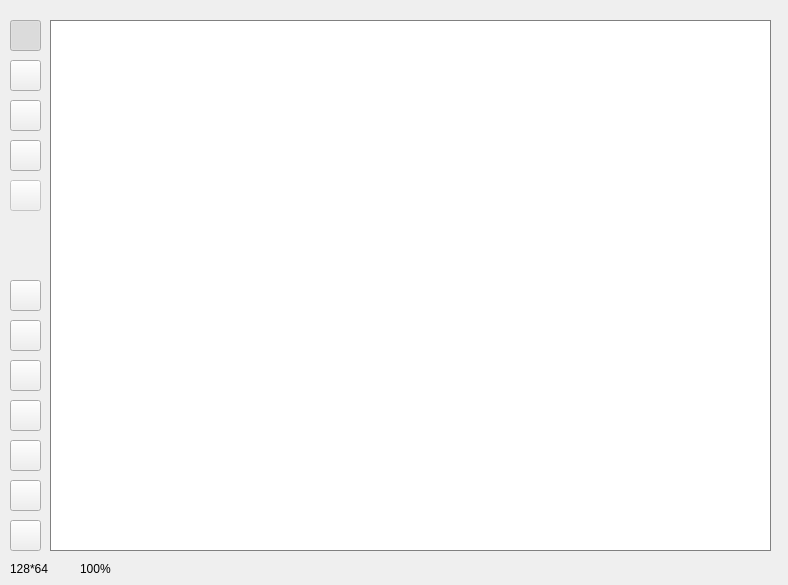
<?xml version="1.0" encoding="UTF-8"?>
<ui version="4.0">
 <class>MainWindow</class>
 <widget class="QMainWindow" name="MainWindow">
  <property name="geometry">
   <rect>
    <x>0</x>
    <y>0</y>
    <width>788</width>
    <height>585</height>
   </rect>
  </property>
  <property name="windowTitle">
   <string>CBitmap Editor</string>
  </property>
  <property name="styleSheet">
   <string notr="true">#graphicsView {
	border: 1px solid grey;
}

QComboBox {
	padding-right: 0px; margin-right: 0px;
	padding-left: 2.5px;
}

QComboBox::down-arrow {
	image: none; width: 0; height: 0;
}

QComboBox::drop-down {
    width: 0; border: none; background: transparent;
	subcontrol-origin: padding;
    subcontrol-position: center right;
}

QComboBox QAbstractItemView {
    min-width: 120px;
    padding: 4px;
	text-align: left;
}

.QPushButton {
	padding: 2px;	
}

</string>
  </property>
  <widget class="QWidget" name="centralwidget">
   <widget class="MyGraphicsArea" name="graphicsView">
    <property name="geometry">
     <rect>
      <x>50</x>
      <y>20</y>
      <width>721</width>
      <height>531</height>
     </rect>
    </property>
    <property name="renderHints">
     <set>QPainter::Antialiasing|QPainter::SmoothPixmapTransform</set>
    </property>
    <property name="transformationAnchor">
     <enum>QGraphicsView::AnchorUnderMouse</enum>
    </property>
    <property name="viewportUpdateMode">
     <enum>QGraphicsView::FullViewportUpdate</enum>
    </property>
   </widget>
   <widget class="IndicatorButton" name="pbPen">
    <property name="geometry">
     <rect>
      <x>10</x>
      <y>20</y>
      <width>31</width>
      <height>31</height>
     </rect>
    </property>
    <property name="toolTip">
     <string>Pen</string>
    </property>
    <property name="text">
     <string/>
    </property>
    <property name="icon">
     <iconset resource="uires.qrc">
      <normaloff>:/pen</normaloff>:/pen</iconset>
    </property>
    <property name="iconSize">
     <size>
      <width>25</width>
      <height>25</height>
     </size>
    </property>
    <property name="checkable">
     <bool>true</bool>
    </property>
    <property name="checked">
     <bool>true</bool>
    </property>
   </widget>
   <widget class="IndicatorButton" name="pbEraser">
    <property name="geometry">
     <rect>
      <x>10</x>
      <y>60</y>
      <width>31</width>
      <height>31</height>
     </rect>
    </property>
    <property name="toolTip">
     <string>Eraser</string>
    </property>
    <property name="text">
     <string/>
    </property>
    <property name="icon">
     <iconset resource="uires.qrc">
      <normaloff>:/eraser</normaloff>:/eraser</iconset>
    </property>
    <property name="iconSize">
     <size>
      <width>25</width>
      <height>25</height>
     </size>
    </property>
    <property name="checkable">
     <bool>true</bool>
    </property>
   </widget>
   <widget class="IndicatorButton" name="pbImageInfo">
    <property name="geometry">
     <rect>
      <x>10</x>
      <y>280</y>
      <width>31</width>
      <height>31</height>
     </rect>
    </property>
    <property name="toolTip">
     <string>Image Info &amp; Operations</string>
    </property>
    <property name="text">
     <string/>
    </property>
    <property name="icon">
     <iconset resource="uires.qrc">
      <normaloff>:/info</normaloff>:/info</iconset>
    </property>
    <property name="iconSize">
     <size>
      <width>25</width>
      <height>25</height>
     </size>
    </property>
   </widget>
   <widget class="IndicatorButton" name="pbExport">
    <property name="geometry">
     <rect>
      <x>10</x>
      <y>400</y>
      <width>31</width>
      <height>31</height>
     </rect>
    </property>
    <property name="toolTip">
     <string>Export to code</string>
    </property>
    <property name="text">
     <string/>
    </property>
    <property name="icon">
     <iconset resource="uires.qrc">
      <normaloff>:/export</normaloff>:/export</iconset>
    </property>
    <property name="iconSize">
     <size>
      <width>25</width>
      <height>25</height>
     </size>
    </property>
   </widget>
   <widget class="QPushButton" name="pb_5">
    <property name="enabled">
     <bool>false</bool>
    </property>
    <property name="geometry">
     <rect>
      <x>10</x>
      <y>180</y>
      <width>31</width>
      <height>31</height>
     </rect>
    </property>
    <property name="text">
     <string/>
    </property>
   </widget>
   <widget class="IndicatorButton" name="pbResetView">
    <property name="geometry">
     <rect>
      <x>10</x>
      <y>520</y>
      <width>31</width>
      <height>31</height>
     </rect>
    </property>
    <property name="toolTip">
     <string>Reset View</string>
    </property>
    <property name="text">
     <string/>
    </property>
    <property name="icon">
     <iconset resource="uires.qrc">
      <normaloff>:/home</normaloff>:/home</iconset>
    </property>
    <property name="iconSize">
     <size>
      <width>25</width>
      <height>25</height>
     </size>
    </property>
   </widget>
   <widget class="IndicatorButton" name="pbRedo">
    <property name="geometry">
     <rect>
      <x>10</x>
      <y>480</y>
      <width>31</width>
      <height>31</height>
     </rect>
    </property>
    <property name="toolTip">
     <string>Redo</string>
    </property>
    <property name="text">
     <string/>
    </property>
    <property name="icon">
     <iconset resource="uires.qrc">
      <normaloff>:/redo</normaloff>:/redo</iconset>
    </property>
    <property name="iconSize">
     <size>
      <width>25</width>
      <height>25</height>
     </size>
    </property>
   </widget>
   <widget class="IndicatorButton" name="pbUndo">
    <property name="geometry">
     <rect>
      <x>10</x>
      <y>440</y>
      <width>31</width>
      <height>31</height>
     </rect>
    </property>
    <property name="toolTip">
     <string>Undo</string>
    </property>
    <property name="text">
     <string/>
    </property>
    <property name="icon">
     <iconset resource="uires.qrc">
      <normaloff>:/undo</normaloff>:/undo</iconset>
    </property>
    <property name="iconSize">
     <size>
      <width>25</width>
      <height>25</height>
     </size>
    </property>
   </widget>
   <widget class="QComboBox" name="cbxPenMode">
    <property name="geometry">
     <rect>
      <x>10</x>
      <y>100</y>
      <width>31</width>
      <height>31</height>
     </rect>
    </property>
    <property name="toolTip">
     <string>Shape</string>
    </property>
    <property name="iconSize">
     <size>
      <width>25</width>
      <height>25</height>
     </size>
    </property>
    <property name="frame">
     <bool>false</bool>
    </property>
   </widget>
   <widget class="QLabel" name="lbResolution">
    <property name="geometry">
     <rect>
      <x>10</x>
      <y>560</y>
      <width>61</width>
      <height>17</height>
     </rect>
    </property>
    <property name="text">
     <string>128*64</string>
    </property>
   </widget>
   <widget class="QLabel" name="lbZoom">
    <property name="geometry">
     <rect>
      <x>80</x>
      <y>560</y>
      <width>51</width>
      <height>17</height>
     </rect>
    </property>
    <property name="text">
     <string>100%</string>
    </property>
   </widget>
   <widget class="QComboBox" name="cbxFillMode">
    <property name="geometry">
     <rect>
      <x>10</x>
      <y>140</y>
      <width>31</width>
      <height>31</height>
     </rect>
    </property>
    <property name="toolTip">
     <string>Fill Mode</string>
    </property>
    <property name="iconSize">
     <size>
      <width>25</width>
      <height>25</height>
     </size>
    </property>
    <property name="frame">
     <bool>false</bool>
    </property>
   </widget>
   <widget class="QLabel" name="lbCBitmapStatus">
    <property name="geometry">
     <rect>
      <x>140</x>
      <y>560</y>
      <width>181</width>
      <height>17</height>
     </rect>
    </property>
    <property name="text">
     <string/>
    </property>
   </widget>
   <widget class="IndicatorButton" name="pbImport">
    <property name="geometry">
     <rect>
      <x>10</x>
      <y>360</y>
      <width>31</width>
      <height>31</height>
     </rect>
    </property>
    <property name="toolTip">
     <string>Import from code</string>
    </property>
    <property name="text">
     <string/>
    </property>
    <property name="icon">
     <iconset resource="uires.qrc">
      <normaloff>:/import</normaloff>:/import</iconset>
    </property>
    <property name="iconSize">
     <size>
      <width>25</width>
      <height>25</height>
     </size>
    </property>
   </widget>
   <widget class="IndicatorButton" name="pbImportImage">
    <property name="geometry">
     <rect>
      <x>10</x>
      <y>320</y>
      <width>31</width>
      <height>31</height>
     </rect>
    </property>
    <property name="toolTip">
     <string>Import from Image</string>
    </property>
    <property name="text">
     <string/>
    </property>
    <property name="icon">
     <iconset resource="uires.qrc">
      <normaloff>:/addimage</normaloff>:/addimage</iconset>
    </property>
    <property name="iconSize">
     <size>
      <width>25</width>
      <height>25</height>
     </size>
    </property>
   </widget>
  </widget>
 </widget>
 <customwidgets>
  <customwidget>
   <class>MyGraphicsArea</class>
   <extends>QGraphicsView</extends>
   <header>mygrar.h</header>
  </customwidget>
  <customwidget>
   <class>IndicatorButton</class>
   <extends>QPushButton</extends>
   <header>indicatorbutton.h</header>
  </customwidget>
 </customwidgets>
 <resources>
  <include location="uires.qrc"/>
 </resources>
 <connections/>
</ui>
